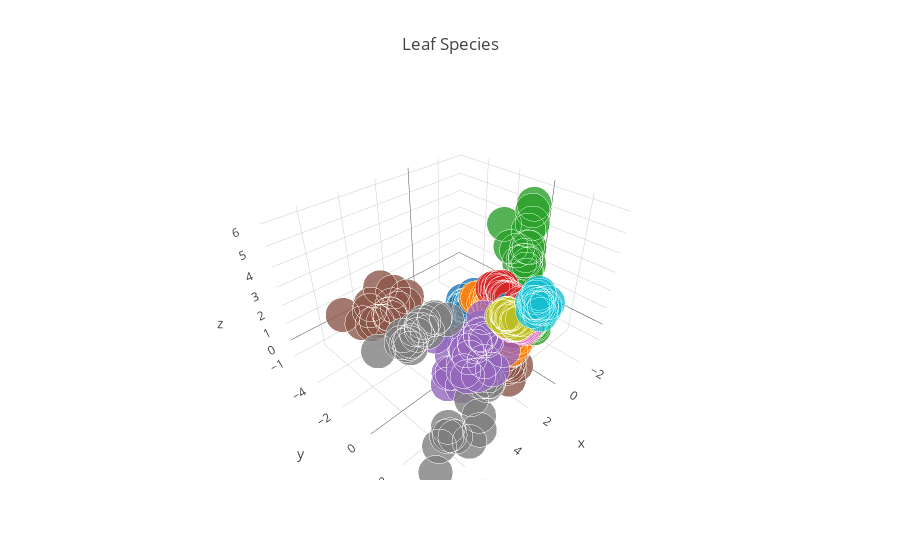

The notebook cell saved with this chart:
### Markdown cell above
From the previous plot we can see that with just 2 principal components it can be very diffucult to classify some leaf species. 

Let's try to visualize the first 3 principal components and see what we can get:

### Code cell
traces = []

for name in numpy.unique(y):
    trace = go.Scatter3d(
        x=Y[y==name,0],
        y=Y[y==name,1],
        z=Y[y==name,2],
        mode="markers",
        name=name,
        marker=go.Marker(
            size=12,
            line=go.Line(
                color="rgba(217, 217, 217, 0.14)",
                width=0.5),
            opacity=0.8))
    traces.append(trace)
   
layout = go.Layout(
    title= "Leaf Species",
    hovermode= "closest",
    xaxis= dict(
        title= "Principal Component 1",
        ticklen= 5,
        zeroline= False,
        gridwidth= 2,
    ),
    yaxis=dict(
        title= "Principal Component 2",
        ticklen= 5,
        gridwidth= 2,
    ),
    showlegend= False
)

fig = go.Figure(data=go.Data(traces), layout=layout)
po.iplot(fig)
